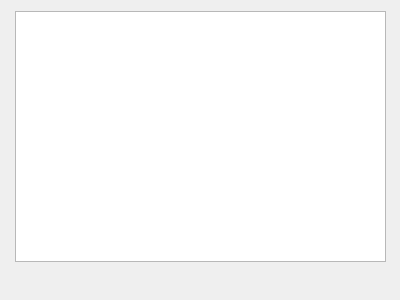
<?xml version="1.0" encoding="UTF-8"?>
<ui version="4.0">
 <class>WhiteList</class>
 <widget class="QDialog" name="WhiteList">
  <property name="geometry">
   <rect>
    <x>0</x>
    <y>0</y>
    <width>400</width>
    <height>300</height>
   </rect>
  </property>
  <property name="windowTitle">
   <string>Dialog</string>
  </property>
  <widget class="QListView" name="listView">
   <property name="geometry">
    <rect>
     <x>15</x>
     <y>11</y>
     <width>371</width>
     <height>251</height>
    </rect>
   </property>
  </widget>
 </widget>
 <resources/>
 <connections/>
</ui>
